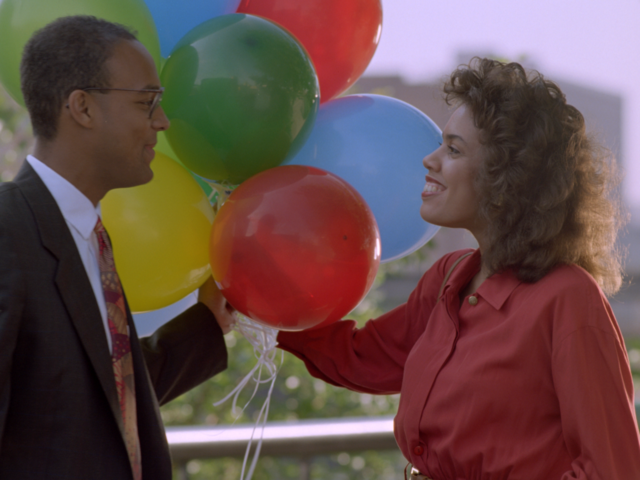
#> input picture images/ballons.tif, 640 x 480 px
$ python tuto23proprietaryimageUndone.py
#> lines starting #> are read from the running program, lines starting #| are printed output that depends on the picture
# -*- coding: utf-8 -*-
"""
Created on Wed Jan 25 20:56:10 2023

@author: MICRO
"""

#pip install tifffile

from skimage import io

img=io.imread('images/ballons.tif', as_gray=True)
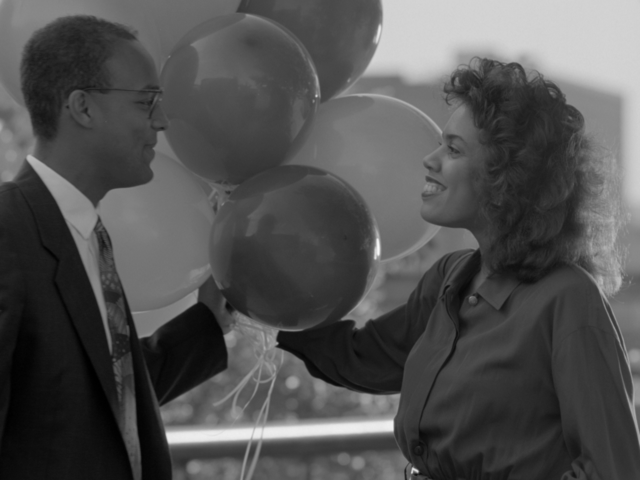
#> img: shape (480, 640) float64; min 0.000833, max 0.975, mean 0.32

import cv2

greyImg=cv2.imread('images/ballons.tif',0)
#> greyImg: shape (480, 640); min 0, max 250, mean 83.6
colorImg=cv2.imread('images/ballons.tif',1)
#> colorImg is the input picture: shape (480, 640, 3); mean B, G, R 73.8, 76.7, 100.9

import tifffile as tf
import numpy as np
img2=tf.imread('images/ballons.tif')
print(np.shape(img2))
#| (480, 640, 3)

#pip instal czifile


from matplotlib import pyplot as pt

fig=pt.figure(figsize=(10,10))
ax1=fig.add_subplot(2,2,1)
ax1.imshow(img2[:,:,0],cmap='hot')
ax1.title.set_text('Red channel')
ax2=fig.add_subplot(2,2,2)
ax2.imshow(img2[:,:,1])
ax2.title.set_text('Green channel')
ax3=fig.add_subplot(2,2,3)
ax3.imshow(img2[:,:,2])
ax3.title.set_text('Blue channel')
pt.show()
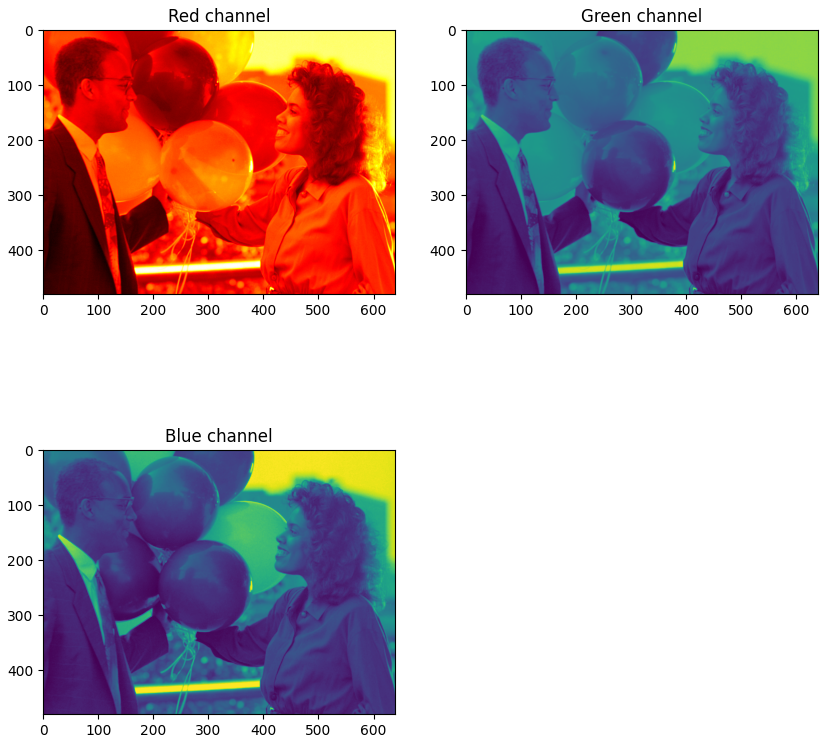
#> figure drawn by matplotlib, 3 panels

$ run again, with images/autumn.tif copied over images/ballons.tif
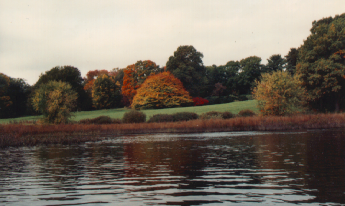
#> input picture images/autumn.tif, 345 x 206 px
#> `img=io.imread('images/ballons.tif', as_gray=True)`:
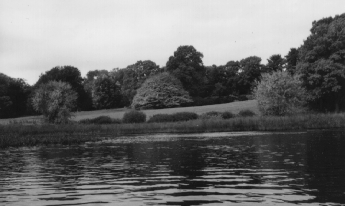
#> img: shape (206, 345) float64; min 0.0754, max 0.936, mean 0.437
#> colorImg is the input picture: shape (206, 345, 3); mean B, G, R 98.9, 110.2, 119.7
#| (206, 345, 3)
#> `pt.show()`:
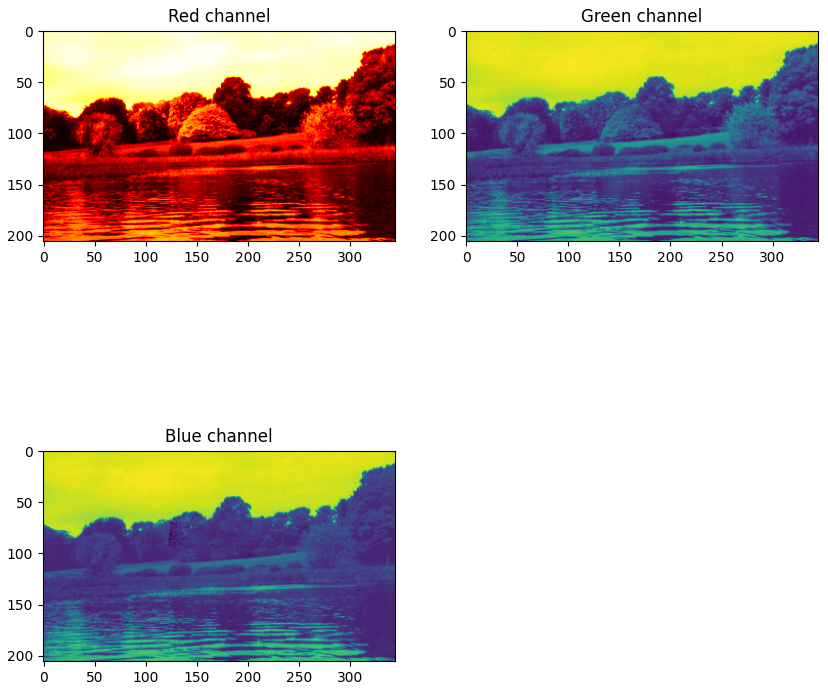
#> figure drawn by matplotlib, 3 panels
